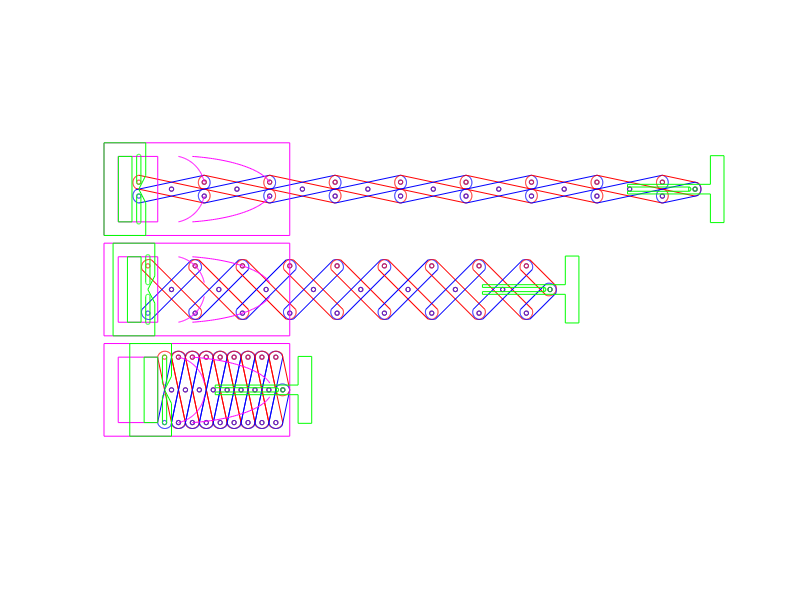

MATLAB code for this plot:
% draw chain for hookshot
clear;
clc;
more off;

%%%%%%%%%%%%%%%%%%%%%%%%%%%%%%%%%%%%%%%%%%%%%%%%%%%%%%%%%%%%%%%%
% USER EDITABLE SETTINGS

% circle count, number of points in a calculated arc
cc = 50;

bar_length = 10; % length of each individual bar
count = 8;  % number of bar pairs
theta = 12; % angle the bars make with the horizontal when fully extended, in deg

hw = 2.54/2;   % head/nut width for bolt
sw = 2.54/3.7; % body     width for bolt
bw = 2.54/4;   % spacer   width for bolt

%%%%%%%%%%%%%%%%%%%%%%%%%%%%%%%%%%%%%%%%%%%%%%%%%%%%%%%%%%%%%%%%
% GENERIC CIRCLE (FOR EASY PLOTTING)
U = linspace(0,90,cc)';
ca = cosd(U);
sa = flipud(ca);
% unit circle
U = [ ca, sa;
     -sa, ca;
     -ca,-sa;
      sa,-ca;
    ];

%%%%%%%%%%%%%%%%%%%%%%%%%%%%%%%%%%%%%%%%%%%%%%%%%%%%%%%%%%%%%%%%
% BARS
w =  bar_length / 2;           % width, half of front-hole to back-hole length
t = w*sind(theta)*cosd(theta); % thickness, perpendicular to width
    
L = [0, -w;
     0,  0;
     0, +w];

% make thick version of bar
phi = 90 - theta;
d = t*tand(theta); % difference from where the front/back hole to where the curve starts
f = t*tand(2*theta);
k = t*secd(2*theta);
q = linspace(-(90 - 2*phi), +(90 - 2*phi), cc)';
P_bar = [k*(+sind(q)), -(w+d-f+k*cosd(q)); % back
         k*(-sind(q)), +(w+d-f+k*cosd(q)); % front
        ];
P_bar = [P_bar;
         P_bar(1,:);
        ];
% add holes to bars
P_bar = [P_bar;
         NaN, NaN;
         (U*bw/2 + [0,-w]); % hole at back
         NaN, NaN;
         (U*bw/2 + [0, 0]); % hole in middle
         NaN, NaN;
         (U*bw/2 + [0, w]); % hole at front
        ];

% final bar
P_end = [k*(+sind(q)), -(  d-f+k*cosd(q)); % back
         k*(-sind(q)), +(w+d-f+k*cosd(q)); % front
        ];
P_end = [P_end;
         P_end(1,:);
        ];
% add holes to bars
P_end = [P_end;
         NaN, NaN;
         (U*bw/2 + [0, 0]); % hole at back
         NaN, NaN;
         (U*bw/2 + [0,+w]); % hole in middle
        ];

%%%%%%%%%%%%%%%%%%%%%%%%%%%%%%%%%%%%%%%%%%%%%%%%%%%%%%%%%%%%%%%%
% HANDLE

rho = w*cosd(theta);
rhi = w*sind(theta);
q = linspace(0, 180, cc)';

% slot
H = [
     ([ sa, -ca]*bw/2+ [0, rhi]);
     ([ ca,  sa]*bw/2+ [0, rho]);
     ([-sa,  ca]*bw/2+ [0, rho]);
     ([-ca, -sa]*bw/2+ [0, rhi]);
     ];
H = [H;H(1,:)];
H = [H;
     NaN,NaN;
     H(:,1),-1*H(:,2)];

% outside
M = [
      0*rhi,  0;
     +1*rhi, +(      2*t);
     +1*rhi, +(rho + 2*t);
     -5*rhi, +(rho + 2*t);
     ];
M = [M;
     flipud([M(:,1), -M(:,2)]);
     M(1,:)];

% handle hole
T = [
     ([-3*t,-(rho)]);
     ([-1*t,-(rho)]);
     ];
T = [T;
     flipud([T(:,1), -T(:,2)]);
     T(1,:)];

% put it all together
P_handle = [
            H;
            NaN,NaN;
            M;
            NaN,NaN;
            T;
            ];

%%%%%%%%%%%%%%%%%%%%%%%%%%%%%%%%%%%%%%%%%%%%%%%%%%%%%%%%%%%%%%%%
% STABILIZER

thetatophi = linspace(theta, phi, cc)';

% outer box
% outside
M = [
     +((count * 2 + 1) * rhi), +(rho + 2*t);
     -(5 * rhi + rho),         +(rho + 2*t);
     ];
M = [M;
     flipud([M(:,1), -M(:,2)]);
     M(1,:)];

% handle hole
T = [
     ([-2*t-rhi-rho, -(rho)]);
     ([-1*t-rhi,     -(rho)]);
     ];
T = [T;
     flipud([T(:,1), -T(:,2)]);
     T(1,:)];

% stabilization lines
H = [];
for ii = 1:count
    fact = ii * 2 - 1;
    thisline = w*[fact*sind(thetatophi), cosd(thetatophi)];
    if thisline(end,1) >= max(M(:,1))
        break
    end
    
    H = [
         H; 
         thisline;
         NaN, NaN;
         ];
end
H = [H;
     flipud([H(:,1), -H(:,2)]);
     ];

P_stable = [
            M;
            NaN,NaN;
            T;
            NaN,NaN;
            H;
            ];

%%%%%%%%%%%%%%%%%%%%%%%%%%%%%%%%%%%%%%%%%%%%%%%%%%%%%%%%%%%%%%%%
% HOOK

% need this to squeeze between the scissoring bolts
bolt_sep = 2*t*cosd(theta) - bw * 2;

% need to reach back with an open slot 
% to use other bolts for stabilization
back_reach = 2*w*cosd(theta) + bw / 2;

T = [
     ([+sa, -ca]*bw/2 + [-bw*3/2, 0]);
     ([+ca, +sa]*bw/2 + [-bw*3/2, 0]);
     -back_reach, bw/2;
     -back_reach, bolt_sep;
     +2*bw+1*t,   bolt_sep;
     +2*bw+1*t,   w;
     +2*bw+3*t,   w;
     ];
T = [T;
     flipud([T(:,1), -T(:,2)]);
     T(1,:)];

P_hook = [T;
          NaN,NaN;
          U*bw/2;
         ];

%%%%%%%%%%%%%%%%%%%%%%%%%%%%%%%%%%%%%%%%%%%%%%%%%%%%%%%%%%%%%%%%
% PLOT AND SAVE
figure(1);
clf;
hold on;
angles = linspace(theta,phi,3);
for jj = 1:length(angles)
    phi = angles(jj);
    R = [+cosd(phi) -sind(phi); 
         +sind(phi) +cosd(phi)];
    NL = (R*(L)')';
    NP = (R*(P_bar)')';
    NE = (R*(P_end)')';
    delta_y = (jj-1)*bar_length*1.5;
    delta_x = NL(end, 1);
    
    for ii = 1:count
        w = 2*(ii-1)*abs(delta_x);
        
        % guides
        %plot(w + NL(:,1),          jj +  NL(:,2), 'g');
        %plot(w + NL(:,1),          jj + -NL(:,2), 'g');
        %plot(w + NL([1,n],1),      jj + -NL([1,n],2), 'g*');
        %plot(w + NL([1,n],1),      jj +  NL([1,n],2), 'g*');
        %plot(w + NL(floor(n/2),1), jj +  NL(floor(n/2),2), 'g*');
        
        % bars
        plot(w + NP(:,1), delta_y + +NP(:,2), 'r');
        plot(w + NP(:,1), delta_y + -NP(:,2), 'b');
    end
    w = 2*(count)*abs(delta_x);
    plot(w + NE(:,1), delta_y +  NE(:,2), 'r');
    plot(w + NE(:,1), delta_y + -NE(:,2), 'b');
    
    % stablizer
    plot(P_stable(:,1), delta_y + P_stable(:,2), 'm');
    
    % handle
    plot(delta_x + P_handle(:,1), delta_y + P_handle(:,2), 'g');
    
    % fixed origin point
    %plot(0,delta_y,'g*');
    
    plot(w + P_hook(:,1), delta_y + P_hook(:,2), 'g');
end
axis('equal');
axis('off');
hold off
saveas(1, 'lasercut_hookshot.svg')

